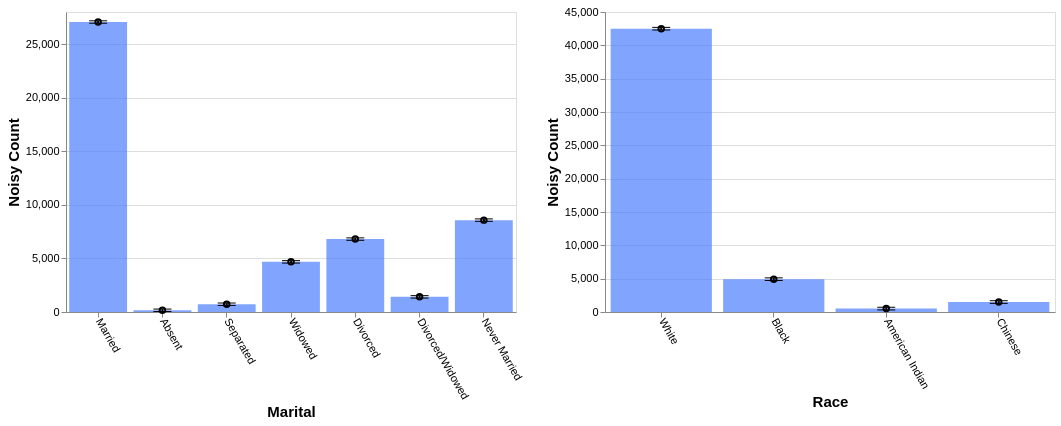

The specification (Vega-Lite) saved for this image:
### Vega-Lite specification from a JSON file in a GitHub repository (floating-point values rounded to 4 significant figures)
{"config": {"view": {"continuousWidth": 400, "continuousHeight": 300}, "axis": {"labelFontSize": 11, "titleFontSize": 15}, "axisBottom": {"labelAngle": 60}}, "hconcat": [{"layer": [{"mark": "bar", "encoding": {"color": {"value": "transparent"}, "tooltip": [{"aggregate": "sum", "field": "noisy_count", "title": "noisy count", "type": "quantitative"}, {"aggregate": "sum", "field": "error", "title": "error", "type": "quantitative"}], "x": {"field": "marital", "sort": null, "title": "Marital", "type": "ordinal"}}, "height": 300, "selection": {"selector571": {"type": "interval", "encodings": ["x"]}}, "transform": [{"filter": {"selection": "selector572"}}], "width": 450}, {"mark": {"type": "bar", "color": "#4C7FFF", "opacity": 0.7}, "encoding": {"x": {"field": "marital", "sort": null, "title": "Marital", "type": "ordinal"}, "y": {"aggregate": "sum", "field": "noisy_count", "type": "quantitative"}}, "transform": [{"filter": {"selection": "selector572"}}]}, {"mark": {"type": "tick", "color": "black", "width": 0}, "encoding": {"x": {"field": "marital", "sort": null, "title": "Marital", "type": "ordinal"}, "y": {"aggregate": "sum", "field": "plus_error", "type": "quantitative"}}, "transform": [{"filter": {"selection": "selector572"}}]}, {"mark": {"type": "tick", "color": "black", "width": 0}, "encoding": {"x": {"field": "marital", "sort": null, "title": "Marital", "type": "ordinal"}, "y": {"aggregate": "sum", "field": "minus_error", "type": "quantitative"}}, "transform": [{"filter": {"selection": "selector572"}}]}, {"mark": {"type": "point", "color": "black"}, "encoding": {"x": {"field": "marital", "sort": null, "title": "Marital", "type": "ordinal"}, "y": {"aggregate": "sum", "field": "noisy_count", "title": "Noisy Count", "type": "quantitative"}}, "transform": [{"filter": {"selection": "selector572"}}]}, {"mark": {"type": "rule", "size": 2}, "encoding": {"x": {"field": "marital", "sort": null, "title": "Marital", "type": "ordinal"}, "y": {"aggregate": "sum", "field": "plus_error", "title": "", "type": "quantitative"}, "y2": {"aggregate": "sum", "field": "minus_error", "title": ""}}, "transform": [{"filter": {"selection": "selector572"}}]}]}, {"layer": [{"mark": "bar", "encoding": {"color": {"value": "transparent"}, "tooltip": [{"aggregate": "sum", "field": "noisy_count", "title": "noisy count", "type": "quantitative"}, {"aggregate": "sum", "field": "error", "title": "error", "type": "quantitative"}], "x": {"field": "race", "sort": null, "title": "Race", "type": "ordinal"}}, "height": 300, "selection": {"selector572": {"type": "interval", "encodings": ["x"]}}, "transform": [{"filter": {"selection": "selector571"}}], "width": 450}, {"mark": {"type": "bar", "color": "#4C7FFF", "opacity": 0.7}, "encoding": {"x": {"field": "race", "sort": null, "title": "Race", "type": "ordinal"}, "y": {"aggregate": "sum", "field": "noisy_count", "type": "quantitative"}}, "transform": [{"filter": {"selection": "selector571"}}]}, {"mark": {"type": "tick", "color": "black", "width": 0}, "encoding": {"x": {"field": "race", "sort": null, "title": "Race", "type": "ordinal"}, "y": {"aggregate": "sum", "field": "plus_error", "type": "quantitative"}}, "transform": [{"filter": {"selection": "selector571"}}]}, {"mark": {"type": "tick", "color": "black", "width": 0}, "encoding": {"x": {"field": "race", "sort": null, "title": "Race", "type": "ordinal"}, "y": {"aggregate": "sum", "field": "minus_error", "type": "quantitative"}}, "transform": [{"filter": {"selection": "selector571"}}]}, {"mark": {"type": "point", "color": "black"}, "encoding": {"x": {"field": "race", "sort": null, "title": "Race", "type": "ordinal"}, "y": {"aggregate": "sum", "field": "noisy_count", "title": "Noisy Count", "type": "quantitative"}}, "transform": [{"filter": {"selection": "selector571"}}]}, {"mark": {"type": "rule", "size": 2}, "encoding": {"x": {"field": "race", "sort": null, "title": "Race", "type": "ordinal"}, "y": {"aggregate": "sum", "field": "plus_error", "title": "", "type": "quantitative"}, "y2": {"aggregate": "sum", "field": "minus_error", "title": ""}}, "transform": [{"filter": {"selection": "selector571"}}]}]}], "data": {"name": "data-baf61fe10f8bb7cd60e662db753d676b"}, "$schema": "https://vega.github.io/schema/vega-lite/v4.17.0.json", "datasets": {"data-baf61fe10f8bb7cd60e662db753d676b": [{"marital": "Married", "race": "White", "noisy_count": 24250.0, "true_count": 24270.0, "plus_error": 24280.0, "minus_error": 24220.0, "error": 28.3}, {"marital": "Married", "race": "Black", "noisy_count": 1673.0, "true_count": 1667.0, "plus_error": 1701.0, "minus_error": 1644.0, "error": 28.3}, {"marital": "Married", "race": "American Indian", "noisy_count": 263.3, "true_count": 266.0, "plus_error": 291.6, "minus_error": 235.1, "error": 28.3}, {"marital": "Married", "race": "Chinese", "noisy_count": 879.9, "true_count": 863.0, "plus_error": 908.2, "minus_error": 851.6, "error": 28.3}, {"marital": "Absent", "race": "White", "noisy_count": 81.9, "true_count": 94.0, "plus_error": 110.2, "minus_error": 53.6, "error": 28.3}, {"marital": "Absent", "race": "Black", "noisy_count": 4.1, "true_count": 16.0, "plus_error": 32.4, "minus_error": -24.1, "error": 28.3}, {"marital": "Absent", "race": "American Indian", "noisy_count": 18.5, "true_count": 0.0, "plus_error": 46.8, "minus_error": -9.8, "error": 28.3}, {"marital": "Absent", "race": "Chinese", "noisy_count": 56.6, "true_count": 7.0, "plus_error": 84.9, "minus_error": 28.3, "error": 28.3}, {"marital": "Separated", "race": "White", "noisy_count": 560.3, "true_count": 567.0, "plus_error": 588.6, "minus_error": 532.0, "error": 28.3}, {"marital": "Separated", "race": "Black", "noisy_count": 84.0, "true_count": 84.0, "plus_error": 112.3, "minus_error": 55.8, "error": 28.3}, {"marital": "Separated", "race": "American Indian", "noisy_count": 22.1, "true_count": 13.0, "plus_error": 50.4, "minus_error": -6.1, "error": 28.3}, {"marital": "Separated", "race": "Chinese", "noisy_count": 58.1, "true_count": 47.0, "plus_error": 86.4, "minus_error": 29.8, "error": 28.3}, {"marital": "Widowed", "race": "White", "noisy_count": 4081.0, "true_count": 4078.0, "plus_error": 4109.0, "minus_error": 4052.0, "error": 28.3}, {"marital": "Widowed", "race": "Black", "noisy_count": 543.1, "true_count": 543.0, "plus_error": 571.4, "minus_error": 514.8, "error": 28.3}, {"marital": "Widowed", "race": "American Indian", "noisy_count": -36.8, "true_count": 35.0, "plus_error": -8.6, "minus_error": -65.1, "error": 28.3}, {"marital": "Widowed", "race": "Chinese", "noisy_count": 92.8, "true_count": 77.0, "plus_error": 121.1, "minus_error": 64.5, "error": 28.3}, {"marital": "Divorced", "race": "White", "noisy_count": 5895.0, "true_count": 5901.0, "plus_error": 5923.0, "minus_error": 5866.0, "error": 28.3}, {"marital": "Divorced", "race": "Black", "noisy_count": 755.2, "true_count": 750.0, "plus_error": 783.5, "minus_error": 727.0, "error": 28.3}, {"marital": "Divorced", "race": "American Indian", "noisy_count": 56.2, "true_count": 94.0, "plus_error": 84.4, "minus_error": 27.9, "error": 28.3}, {"marital": "Divorced", "race": "Chinese", "noisy_count": 98.9, "true_count": 105.0, "plus_error": 127.2, "minus_error": 70.6, "error": 28.3}, {"marital": "Divorced/Widowed", "race": "White", "noisy_count": 1012.0, "true_count": 1005.0, "plus_error": 1040.0, "minus_error": 983.9, "error": 28.3}, {"marital": "Divorced/Widowed", "race": "Black", "noisy_count": 339.4, "true_count": 344.0, "plus_error": 367.7, "minus_error": 311.1, "error": 28.3}, {"marital": "Divorced/Widowed", "race": "American Indian", "noisy_count": 38.2, "true_count": 21.0, "plus_error": 66.5, "minus_error": 9.9, "error": 28.3}, {"marital": "Divorced/Widowed", "race": "Chinese", "noisy_count": 23.9, "true_count": 33.0, "plus_error": 52.2, "minus_error": -4.4, "error": 28.3}, {"marital": "Never Married", "race": "White", "noisy_count": 6617.0, "true_count": 6590.0, "plus_error": 6645.0, "minus_error": 6588.0, "error": 28.3}, {"marital": "Never Married", "race": "Black", "noisy_count": 1522.0, "true_count": 1525.0, "plus_error": 1551.0, "minus_error": 1494.0, "error": 28.3}, {"marital": "Never Married", "race": "American Indian", "noisy_count": 150.5, "true_count": 132.0, "plus_error": 178.8, "minus_error": 122.3, "error": 28.3}, {"marital": "Never Married", "race": "Chinese", "noisy_count": 285.1, "true_count": 310.0, "plus_error": 313.4, "minus_error": 256.8, "error": 28.3}]}}
